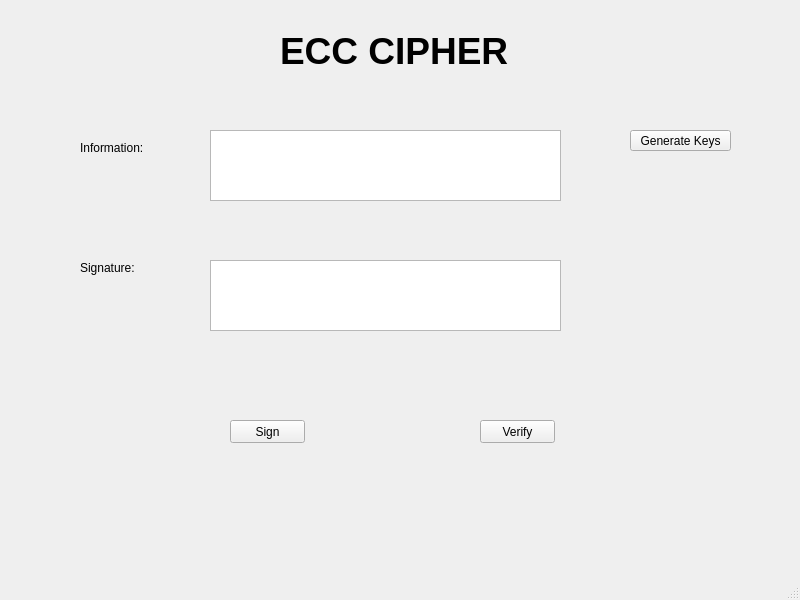
<?xml version="1.0" encoding="UTF-8"?>
<ui version="4.0">
 <class>MainWindow</class>
 <widget class="QMainWindow" name="MainWindow">
  <property name="geometry">
   <rect>
    <x>0</x>
    <y>0</y>
    <width>800</width>
    <height>600</height>
   </rect>
  </property>
  <property name="windowTitle">
   <string>MainWindow</string>
  </property>
  <widget class="QWidget" name="centralwidget">
   <widget class="QLabel" name="label">
    <property name="geometry">
     <rect>
      <x>280</x>
      <y>30</y>
      <width>231</width>
      <height>41</height>
     </rect>
    </property>
    <property name="font">
     <font>
      <family>MS Sans Serif</family>
      <pointsize>28</pointsize>
      <weight>75</weight>
      <bold>true</bold>
     </font>
    </property>
    <property name="text">
     <string>ECC CIPHER</string>
    </property>
   </widget>
   <widget class="QLabel" name="label_2">
    <property name="geometry">
     <rect>
      <x>80</x>
      <y>140</y>
      <width>81</width>
      <height>16</height>
     </rect>
    </property>
    <property name="text">
     <string>Information:</string>
    </property>
   </widget>
   <widget class="QLabel" name="label_3">
    <property name="geometry">
     <rect>
      <x>80</x>
      <y>260</y>
      <width>71</width>
      <height>16</height>
     </rect>
    </property>
    <property name="text">
     <string>Signature:</string>
    </property>
   </widget>
   <widget class="QTextEdit" name="txt_info">
    <property name="geometry">
     <rect>
      <x>210</x>
      <y>130</y>
      <width>351</width>
      <height>71</height>
     </rect>
    </property>
   </widget>
   <widget class="QTextEdit" name="txt_sign">
    <property name="geometry">
     <rect>
      <x>210</x>
      <y>260</y>
      <width>351</width>
      <height>71</height>
     </rect>
    </property>
   </widget>
   <widget class="QPushButton" name="btn_gen_keys">
    <property name="geometry">
     <rect>
      <x>630</x>
      <y>130</y>
      <width>101</width>
      <height>21</height>
     </rect>
    </property>
    <property name="text">
     <string>Generate Keys</string>
    </property>
   </widget>
   <widget class="QPushButton" name="btn_sign">
    <property name="geometry">
     <rect>
      <x>230</x>
      <y>420</y>
      <width>75</width>
      <height>23</height>
     </rect>
    </property>
    <property name="text">
     <string>Sign</string>
    </property>
   </widget>
   <widget class="QPushButton" name="btn_verify">
    <property name="geometry">
     <rect>
      <x>480</x>
      <y>420</y>
      <width>75</width>
      <height>23</height>
     </rect>
    </property>
    <property name="text">
     <string>Verify</string>
    </property>
   </widget>
  </widget>
  <widget class="QMenuBar" name="menubar">
   <property name="geometry">
    <rect>
     <x>0</x>
     <y>0</y>
     <width>800</width>
     <height>21</height>
    </rect>
   </property>
  </widget>
  <widget class="QStatusBar" name="statusbar"/>
 </widget>
 <resources/>
 <connections/>
</ui>
